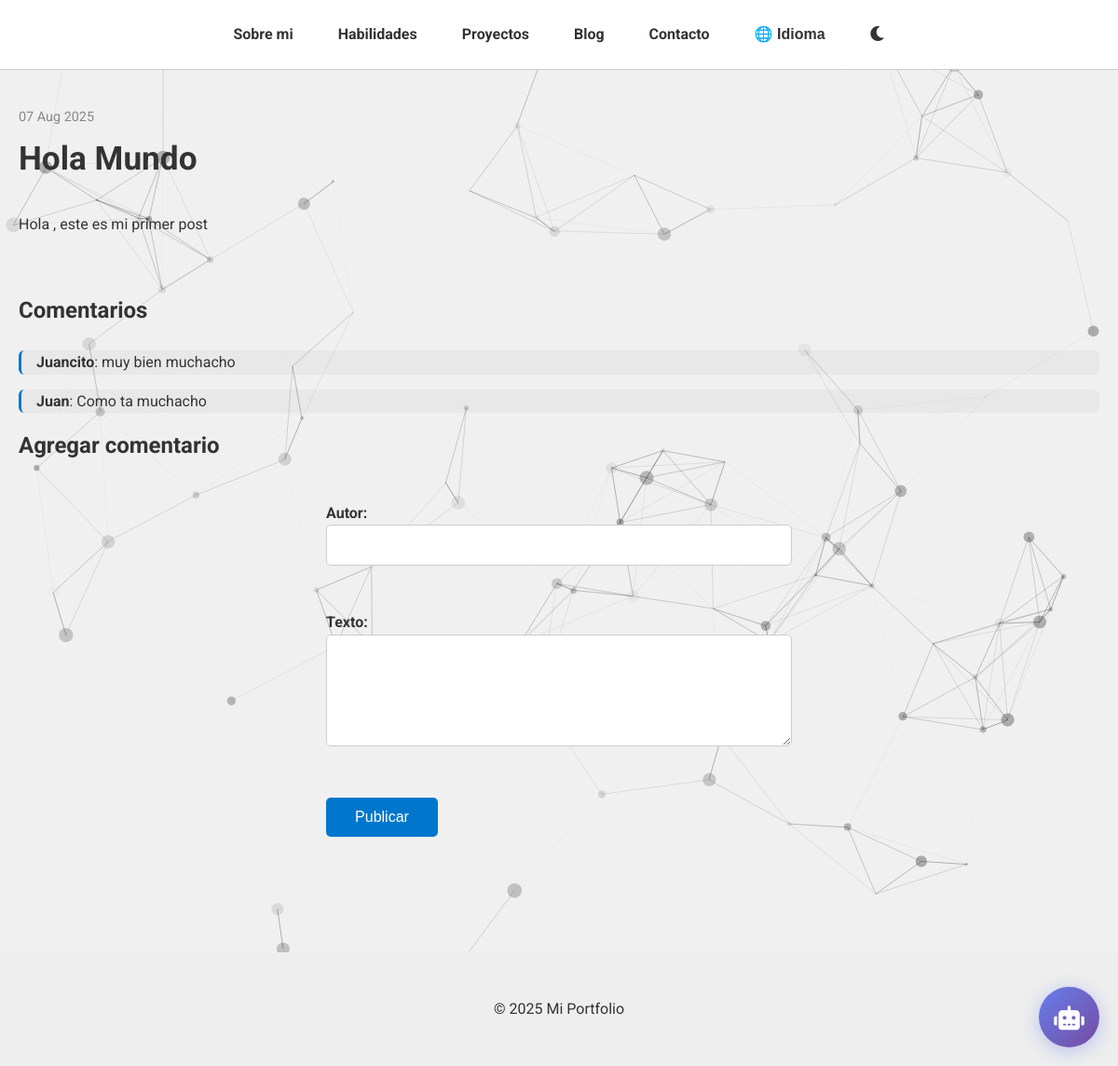
Page /blog/1/ on the committed database.
### blog/models.py (models this page shows, shortened)
class Post(models.Model):
    titulo = models.CharField(max_length=200)
    contenido = models.TextField()
    fecha_publicacion = models.DateTimeField(default=timezone.now)

class Comentario(models.Model):
    post = models.ForeignKey(Post, on_delete=models.CASCADE, related_name='comentarios')
    autor = models.CharField(max_length=100)
    texto = models.TextField()
    fecha = models.DateTimeField(default=timezone.now)

### blog/views.py (the view)
# urls.py: path('<int:pk>/', views.detalle_post, name='detalle_post'),
def detalle_post(request, pk):
    post = get_object_or_404(Post, pk=pk)
    comentarios = post.comentarios.order_by('-fecha')
    if request.method == 'POST':
        form = ComentarioForm(request.POST)
        if form.is_valid():
            comentario = form.save(commit=False)
            comentario.post = post
            comentario.save()
    else:
        form = ComentarioForm()
    return render(request, 'blog/post_detail.html', {
        'post': post,
        'comentarios': comentarios,
        'form': form
    })

### blog/forms.py
class ComentarioForm(forms.ModelForm):
    class Meta:
        model = Comentario
        fields = ['autor', 'texto']

### blog/templates/blog/post_detail.html (shortened to what this page needs)
{% extends "base.html" %}
{% load static %}
{% block content %}
<section class="seccion">
  <p class="post-fecha">{{ post.fecha_publicacion|date:"d M Y" }}</p>
  <h2>{{ post.titulo }}</h2>
  <p>{{ post.contenido|linebreaks }}</p>
  <h3 style="margin-top: 40px;">Comentarios</h3>
  {% for comentario in comentarios %}
    <div class="comentario">
      <strong>{{ comentario.autor }}</strong>: {{ comentario.texto }}
    </div>
  {% empty %}
    <p>No hay comentarios aún.</p>
  {% endfor %}
  <h3>Agregar comentario</h3>
  <form method="post">
    {{ form.as_p }}
    <button type="submit" class="boton-descarga">Publicar</button>
  </form>
</section>
{% endblock %}

### static/styles.css (style rules this page uses)
:root { --bg-light: #f0f0f0; --bg-dark: #000; --text-light: #333; --text-dark: #f1f1f1; --card-bg-light: #ffffff; --card-bg-dark: #2e2e2e; --accent-color: #0077cc; --accent-hover: #005fa3; --success-color: #28a745; --success-hover: #218838; --border-light: #ccc; --border-dark: #555; --shadow-light: 0 4px 10px rgba(0,0,0,0.1); --shadow-dark: 0 4px 12px rgba(255,255,255,0.05); --shadow-hover: 0 8px 15px rgba(0,119,204,0.4); }
* { box-sizing: border-box; }
html { scroll-behavior: smooth; }
body { margin: 0; font-family: 'Roboto', sans-serif; background: var(--bg-light); color: var(--text-light); transition: background 0.5s, color 0.5s; overflow-x: hidden; line-height: 1.6; }
h1, h2, h3 { margin-top: 0; }
h2 { font-size: clamp(1.5rem, 3.5vw, 2.2rem); }
h3 { font-size: clamp(1.2rem, 3vw, 1.5rem); }
p { font-size: clamp(0.9rem, 2.5vw, 1rem); }
.seccion { padding: 100px 20px 60px; max-width: 960px; margin: 0 auto; position: relative; z-index: 1; }
.boton-descarga { display: inline-block; margin-top: 1rem; padding: 0.75rem 1.5rem; background-color: var(--success-color); color: white; text-decoration: none; border-radius: 5px; transition: background 0.3s; font-size: clamp(0.9rem, 2.5vw, 1rem); }
form { display: flex; flex-direction: column; gap: 1rem; max-width: 500px; margin: 0 auto; width: 100%; }
form label { font-weight: bold; font-size: clamp(0.9rem, 2.5vw, 1rem); }
form input, form textarea { width: 100%; padding: 0.75rem; border: 1px solid var(--border-light); border-radius: 5px; font-size: clamp(0.9rem, 2.5vw, 1rem); }
form textarea { height: 120px; resize: vertical; min-height: 80px; }
form button[type="submit"] { padding: 0.75rem 1.5rem; background-color: var(--accent-color); color: #fff; border: none; border-radius: 5px; font-size: clamp(0.9rem, 2.5vw, 1rem); cursor: pointer; transition: background 0.3s; align-self: flex-start; min-width: 120px; }
@media (min-width: 1200px) { .seccion { max-width: 1200px; } }
.post-fecha { font-size: 0.9rem; color: #888; margin-bottom: 5px; }
.comentario { margin-bottom: 1rem; border-left: 3px solid var(--accent-color); padding-left: 1rem; background-color: rgba(0, 0, 0, 0.03); border-radius: 6px; }

### templates/base.html (style rules this page uses)
html { scroll-behavior: smooth; }

### rows in the picture
Post: fecha_publicacion "07 Aug 2025", titulo "Hola Mundo", contenido "Hola , este es mi primer post"
Comentario: autor "Juancito", texto "muy bien muchacho"
Comentario: autor "Juan", texto "Como ta muchacho"
